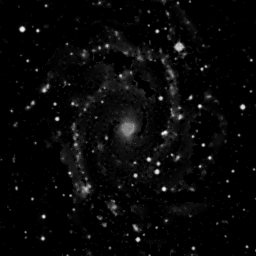
%> input picture Landweber/Ques 3/ngc_atrou.gif, 256 x 256 px
$ octave demo_deconv_sparse_Haar.m   (GNU Octave 9; MATLAB toolbox functions it lacks are replaced by stand-ins)
%> lines starting %> are read from the running program, lines starting %| are printed output that depends on the picture
### Landweber/Ques 3/deconv_landweber.m
% Matrix free method
function [x_deconv_LW, J1] = deconv_landweber(y, h, lambda, Nit)
y=y';
h=h';
N = 256;
H = @(x) conv(h,x);
Ht = @(y) convt(h,y);                              % H : convolution matrix
e = ones(N, 1);
D = spdiags([e -2*e e], 0:2, N-2, N);

alpha = 1;
beta=max(eig(D'*D));

J1 = zeros(1, Nit); % Objective function
x_deconv_LW = 0*Ht(y); % Initialize x
% x_deconv_LW=x_deconv_LW';
T = lambda/(2*(alpha+lambda*beta));
for k = 1:Nit
Hx = H(x_deconv_LW);
Dx= D*x_deconv_LW;
J1(k) = sum(abs(Hx(:)-y(:)).^2) + lambda*sum(abs(Dx(:)).^2);
x_deconv_LW = wthresh(x_deconv_LW*alpha + (Ht(y - Hx))/(alpha+lambda*beta),'s',T);
end

### Landweber/Ques 3/convt.m
function f = convt(h, g)
% f = convt(h, g);
% Transpose convolution: f = H' g

Nh = length(h);
Ng = length(g);
f = conv(h(Nh:-1:1), g);
f = f(Nh:Ng);
end

### Landweber/Ques 3/demo_deconv_sparse_Haar.m
clear all;
close all;
v = imread('ngc_atrou.gif');    % Astronomical image from Jean Luc Starck
%> v: size 256x256 uint8; min 0, max 240, mean 8.4
v = double(v);                  % Convert from 8-bit integer to floating point
%> v: size 256x256 double

figure(1), clf
imagesc(v)
axis image
colormap(gray)

x = v(190, :);
%> x = 256 values, max 238 at index 165, min 0 at index 1, mean 16.73
N = length(x);
%> N = 256

M = 5;
h = ones(1, M)/M;

y = conv(h, x);
%> y = 260 values, max 181.2 at index 167, min 0 at index 1, mean 16.47
y = y + 1.0 * randn(size(y));

%% Least square deconvolution
% using the Landweber algorithm

lam = 0.04;
Nit = 50;
[x_deconv_LW, cost_landweber] = deconv_landweber(y, h, lam, Nit);
%> in deconv_landweber, `y=y';`: y = 260 values, max 182.5 at index 167, min -3.29 at index 248, mean 16.49
%> in deconv_landweber, `x_deconv_LW = 0*Ht(y);`: x_deconv_LW = 256 values from 0 to 0
%> after the loop in deconv_landweber, `for k = 1:Nit`: J1 = 50 values, max 355687.2 at index 1, min 1565 at index 17, mean 11296.4; x_deconv_LW = 256 values, max 228 at index 165, min -14.81 at index 12, mean 16.74
%> cost_landweber has the same summary as J1 in deconv_landweber

%% Sparse Haar wavelet deconvolution
% Using the iterative shrinkage-thresholding algorithm (ISTA)

lam = 0.2;
J = 4;          % number of wavelet levels
% [x_deconv_sparswlet, cost_sparswlet, w] = deconv_sparse_Haar(y, h, J, lam, Nit);

%% Display signals

figure(2), clf
subplot(3, 1, 1)
imagesc(v)
axis image off
colormap(gray)
title('Astronomical image')

subplot(3, 2, 3)
plot(x)
xlim([0 N])
ylim([-20 250])
title('Row 100 (All pixels non-negative)')

subplot(3, 2, 4)
plot(y)
title('Convolution + noise')
xlim([0 N])
ylim([-20 250])

subplot(3, 2, 5)
plot(x_deconv_LW)
xlim([0 N])
ylim([-20 250])
title('Least-squares deconvolution (Landweber)')
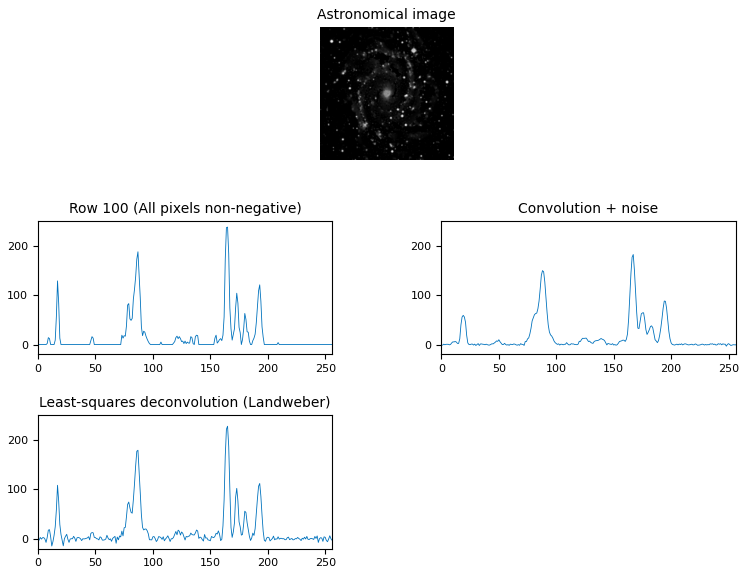
%> figure redrawn from the program's plot data, 4 panels

% [5 lines of commented-out code are left out]

orient landscape
print -dpdf demo_deconv_sparse_Haar1
